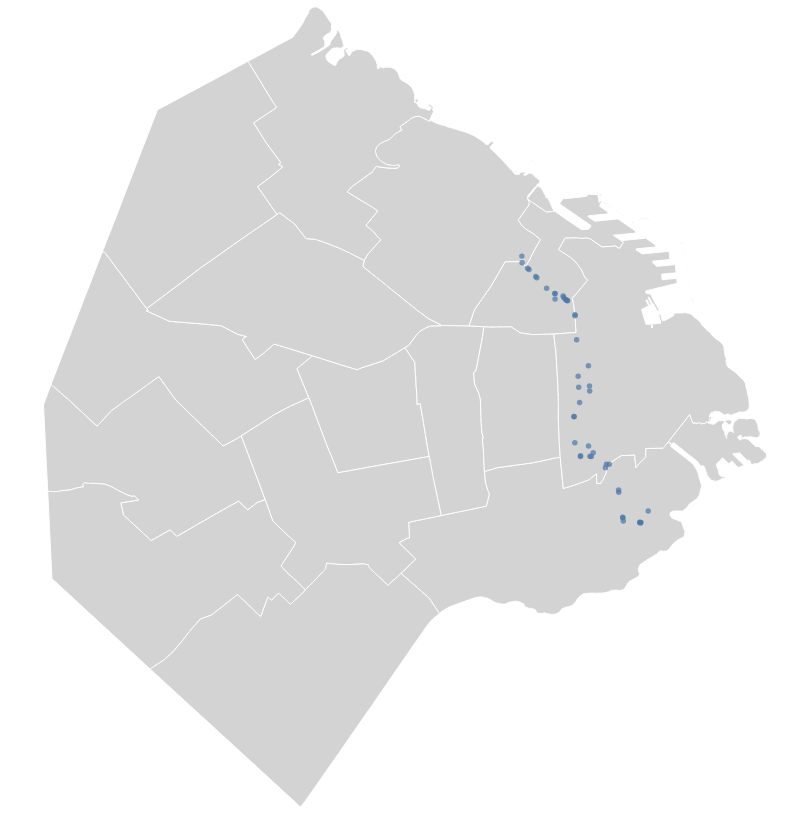

Notebook code cell kept with this figure:
### Markdown cell above
#### Altair

### Code cell
points = alt.Chart(bus).mark_circle().encode(
    longitude='lon:Q',
    latitude='lat:Q',
    tooltip=['_congestion_level'],
)

caba = alt.Chart(data_muni).mark_geoshape(
    stroke='white',
    fill='lightgray').encode().properties(width=800,height=800).project('mercator')

caba+points
